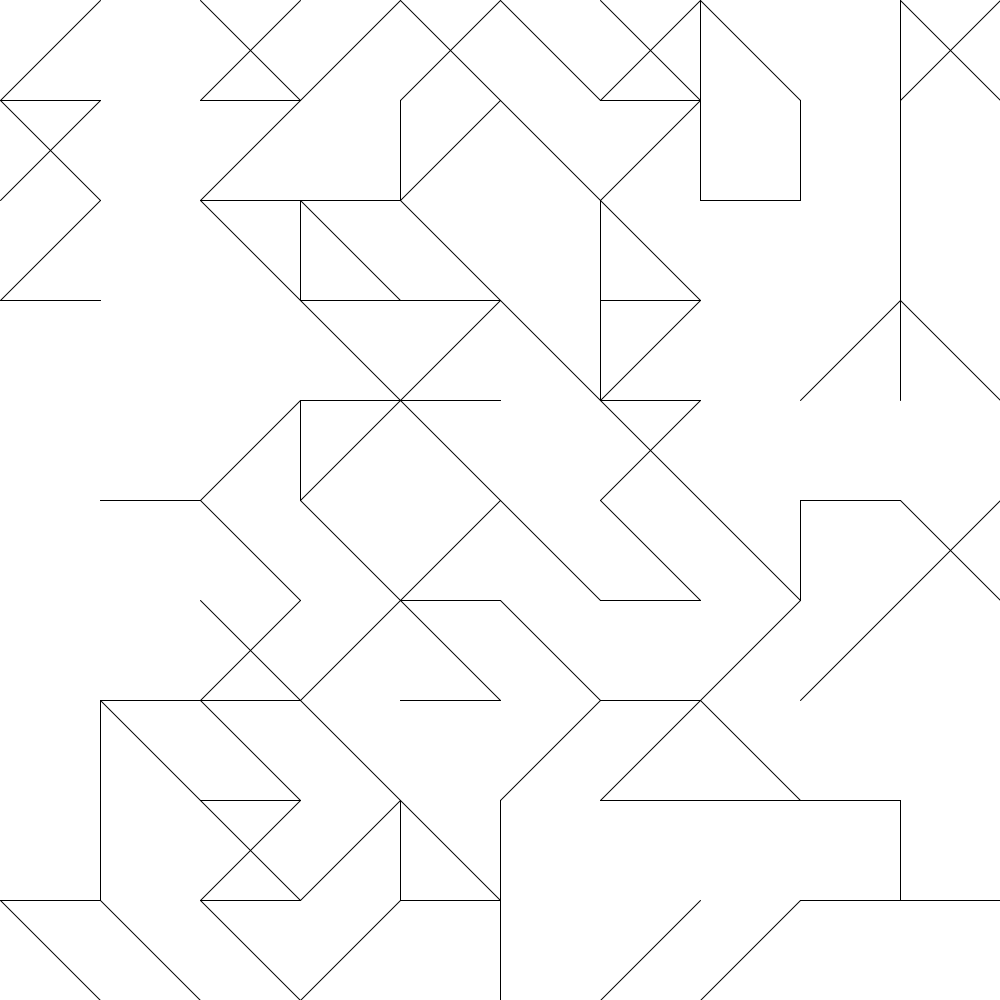
Frame 1 (no input)
Frame 60 (the mouse pressed at the canvas centre just before this capture): identical to frame 1, image omitted
Frame 120 (the mouse held since frame 60 and released just before this capture): identical to frame 1, image omitted

The Processing sketch that drew this single still picture (run headless with seeded random() and noise(); from frame 60 on, the mouse is pressed at the canvas centre):

// Processing sketch: laberinto_con_estructura_multidimensional
// ── laberinto_con_estructura_multidimensional.pde
int filas = 10;
int cols = 10;
int tam=100;
int paredes = 6;
boolean[][][] laberinto = new boolean[filas][cols][paredes];
/*
Tomando en cuenta que seria asi:
0 = arriba
1 = derecha
2 = abajo
3 = izquierda
4 = diagonal \
5 = diagonal /
*/

void settings() {
  size(cols * tam, filas * tam);
}

void setup(){  
  for (int i = 0; i < filas; i++){
    for  (int j = 0; j < cols; j++){
      
      // pared derecha
      boolean derecha = random(1) < 0.3;
      laberinto[i][j][1] = derecha;
    
      if (j < cols - 1){
        laberinto[i][j+1][3] = derecha;
      }
    
      // pared abajo
      boolean abajo = random(1) < 0.3;
      laberinto[i][j][2] = abajo;
    
      if (i < filas - 1){
        laberinto[i+1][j][0] = abajo;
      }
    
      // diagonales
      laberinto[i][j][4] = random(1) < 0.3;
      laberinto[i][j][5] = random(1) < 0.3;
      
    }
  }
}

void draw(){
  background(255);
  for (int i = 0; i < filas; i++){
    for (int j = 0; j < cols; j++){
        int posX = j * tam;
        int posY = i * tam;
        
        if (laberinto[i][j][0]){
          line(posX,posY,posX + tam,posY);
        }
        if (laberinto[i][j][1]){
          line(posX+tam,posY,posX+tam,posY);
        }
        if (laberinto[i][j][2]){
          line(posX,posY+tam,posX + tam,posY+tam);
        }
        if (laberinto[i][j][3]){
          line(posX,posY,posX,posY + tam);
        }
        if (laberinto[i][j][4]){
          line(posX,posY,posX + tam,posY + tam);
        }
        if (laberinto[i][j][5]){
          line(posX + tam,posY,posX,posY + tam);
        }
    }
  }

}
